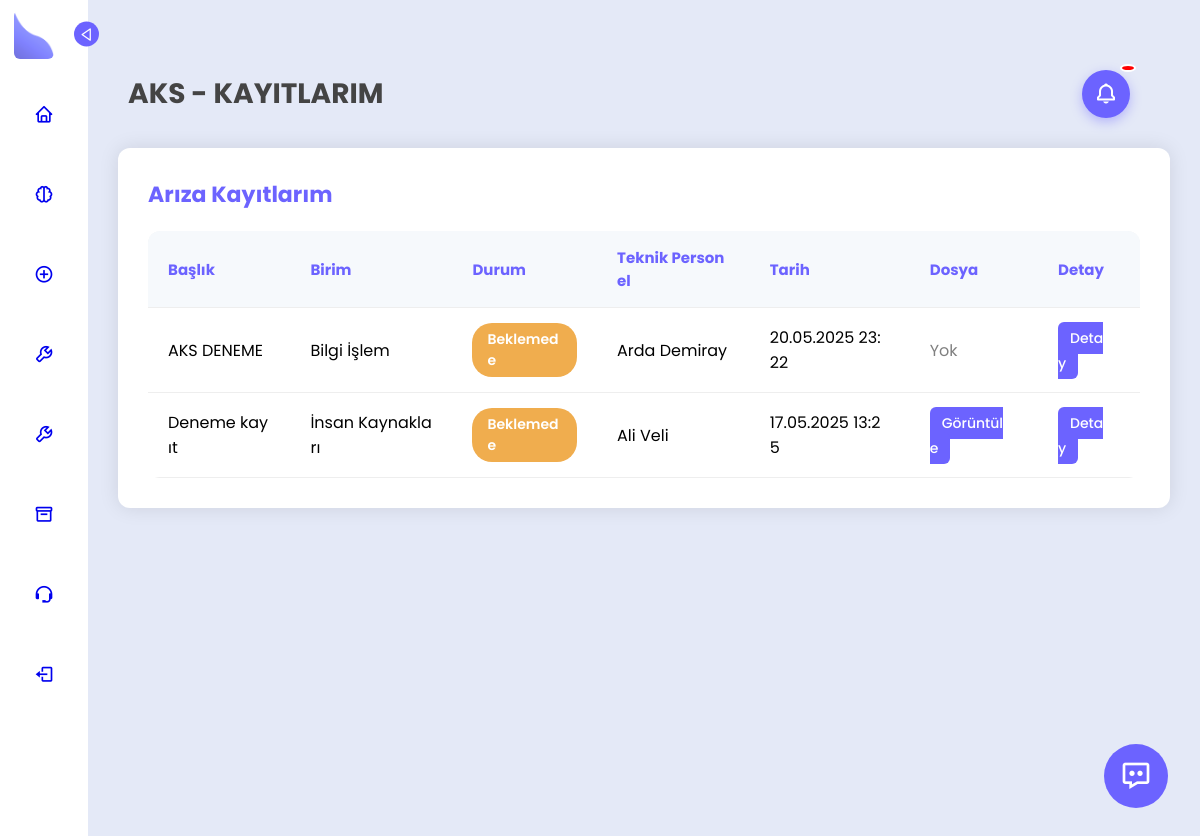
The app's page /ariza-kayitlarim.php (signed in) with its own data.
### tables this page shows
CREATE TABLE `ariza_kayitlari` (
  `id` int(11) NOT NULL,
  `kullanici_id` int(11) NOT NULL,
  `birim_id` int(11) NOT NULL,
  `kategori_id` int(11) NOT NULL,
  `teknik_personel_id` int(11) DEFAULT NULL,
  `baslik` varchar(255) NOT NULL,
  `aciklama` text NOT NULL,
  `dosya_yolu` varchar(255) DEFAULT NULL,
  `durum_id` int(11) NOT NULL,
  `olusturulma_tarihi` datetime DEFAULT current_timestamp()
);

CREATE TABLE `birimler` (
  `id` int(11) NOT NULL,
  `birim_adi` varchar(100) NOT NULL
);

CREATE TABLE `durumlar` (
  `id` int(11) NOT NULL,
  `durum_adi` varchar(50) NOT NULL
);

CREATE TABLE `kullanicilar` (
  `id` int(11) NOT NULL,
  `ad` varchar(50) NOT NULL,
  `soyad` varchar(50) NOT NULL,
  `eposta` varchar(100) NOT NULL,
  `sifre` varchar(255) NOT NULL,
  `rol_id` int(11) NOT NULL
);

### ariza-kayitlarim.php (the view, shortened to what this page needs)
<?php
require 'db-con.php';
$kullanici_id = $_SESSION['kullanici_id'];
$sql = "SELECT ak.*,
               b.birim_adi,
               d.durum_adi,
               k.ad AS teknik_ad,
               k.soyad AS teknik_soyad
        FROM ariza_kayitlari ak
        LEFT JOIN birimler b ON ak.birim_id = b.id
        LEFT JOIN durumlar d ON ak.durum_id = d.id
        LEFT JOIN kullanicilar k ON ak.teknik_personel_id = k.id
        WHERE ak.kullanici_id = ?
        ORDER BY ak.olusturulma_tarihi DESC";
$stmt = $conn->prepare($sql);
$stmt->bind_param("i", $kullanici_id);
$stmt->execute();
$sonuc = $stmt->get_result();
?>
<!DOCTYPE html>
<html lang="en">
<head>
	<link rel="stylesheet" href="style.css">
    <link href='https://unpkg.com/boxicons@2.1.4/css/boxicons.min.css' rel='stylesheet'>
</head>
<body>
    <div class="main-container">
    <nav class="sidebar close">
        <header>
            <div class="user">
                <span class="image">
                    <img src="images/wave.png" alt="logo">
                </span>
            <i class='bx bx-right-arrow ok'></i>
        </header>
        <div class="menu-bar">
            <div class="menu">
                <ul class="links">
                    <li class="nav-link">
                        <a href="main-page.php">
                            <i class='bx bx-home icon'></i>
                        </a>
                    </li>
                    <li class="nav-link" id="ai-shortcut">
                        <a href="#">
                            <i class='bx bx-brain icon'></i>
                        </a>
                    </li>
                    <li class="nav-link">
                        <a href="kayit-olustur.php">
                            <i class='bx bx-plus-circle icon'></i>
                        </a>
                    </li>
                    <li class="nav-link">
                        <a href="ariza-kayitlarim.php">
                            <i class='bx bx-wrench icon'></i>
                        </a>
                    </li>
                    <li class="nav-link">
                        <a href="arizakayitlari-teknik.php">
                            <i class='bx bx-wrench icon'></i>
                        </a>
                    </li>
                    <li class="nav-link">
                        <a href="ambar.php">
                            <i class='bx bx-box icon'></i>
                        </a>
                    </li>
                    <li class="nav-link">
                        <a href="contact.php">
                            <i class='bx bx-support icon'></i>
                        </a>
                    </li>
                </ul>
            </div>
            <div class="bottom-content">
            <li class="">
                        <a href="cikis.php">
                            <i class='bx bx-log-out icon'></i>
                        </a>
                    </li>
            </div>
        </div>
    </nav>
    <section class="home">
        <div class="dashboard-top-bar">
        <h2 class="page-title">AKS - KAYITLARIM</h2>
        <div class="notification-wrapper">
            <button class="notification" id="notificationBtn">
                <i class='bx bx-bell'></i>
                <span class="notification-num"></span>
            </button>
        </div>
    </div>
        <div class="ariza-kayit-table-wrapper">
            <div class="ariza-kayit-header">
                <h2>Arıza Kayıtlarım</h2>
            </div>
            <table class="ariza-kayit-table">
                <thead>
                    <tr>
                        <th>Başlık</th>
                        <th>Birim</th>
                        <th>Durum</th>
                        <th>Teknik Personel</th>
                        <th>Tarih</th>
                        <th>Dosya</th>
                        <th>Detay</th>
                    </tr>
                </thead>
                <tbody>
                    <?php if ($sonuc->num_rows > 0): ?>
                        <?php
                        function getDurumClass($durum) {
                            $siniflar = [
                                'Beklemede' => 'beklemede',
                                'İşlemde' => 'islemde',
                                'Çözüldü' => 'cozuldu',
                                'Yönlendirildi' => 'yonlendirildi'
                            ];
                            return $siniflar[$durum] ?? '';
                        }
                        ?>
                        <?php while ($row = $sonuc->fetch_assoc()): ?>
                            <tr>
                                <td><?= htmlspecialchars($row['baslik']) ?></td>
                                <td><?= htmlspecialchars($row['birim_adi']) ?></td>
                                <td>
                                    <span class="durum-badge <?= getDurumClass($row['durum_adi']) ?>">
                                        <?= htmlspecialchars($row['durum_adi']) ?>
                                    </span>
                                </td>
                                <td><?= $row['teknik_ad'] . ' ' . $row['teknik_soyad'] ?></td>
                                <td><?= date("d.m.Y H:i", strtotime($row['olusturulma_tarihi'])) ?></td>
                                <td>
                                    <?php if (!empty($row['dosya_yolu'])): ?>
                                        <a href="<?= $row['dosya_yolu'] ?>" target="_blank" class="detay-btn">Görüntüle</a>
                                    <?php else: ?>
                                        <span style="color: gray;">Yok</span>
                                    <?php endif; ?>
                                </td>
                                <td>
                                    <a href="ariza-detay.php?id=<?= $row['id'] ?>" class="detay-btn">Detay</a>
                                </td>
                            </tr>
                        <?php endwhile; ?>
                    <?php else: ?>
                        <tr>
                            <td colspan="7" style="text-align: center;">Hiç kayıt bulunamadı.</td>
                        </tr>
                    <?php endif; ?>
                </tbody>
            </table>
        </div>
        <div class="chatbox-wrapper">
                <div class="chatbox-toggle">
                    <i class='bx  bx-message-dots'></i>
                </div>
            </div>
    </section>
    </div>
</body>
</html>

### records on screen
ariza_kayitlari: baslik "AKS DENEME", birim.birim_adi "Bilgi İşlem", durum.durum_adi "Beklemede", teknik_personel.ad "Arda", teknik_personel.soyad "Demiray", olusturulma_tarihi "20.05.2025 23:22", shows "Yok"
ariza_kayitlari: baslik "Deneme kayıt", birim.birim_adi "İnsan Kaynakları", durum.durum_adi "Beklemede", kullanici.ad "Ali", kullanici.soyad "Veli", olusturulma_tarihi "17.05.2025 13:25"
